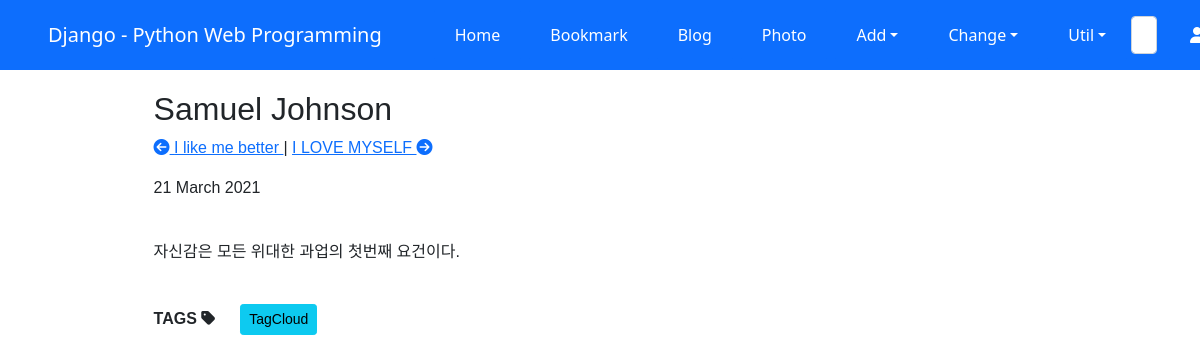
The page /blog/post/samuel-johnson/ on the database its author committed.
### blog/models.py (models this page shows, shortened)
class Post(models.Model):
    title = models.CharField(verbose_name='TITLE', max_length=50) # 2
    slug = models.SlugField('SLUG', unique=True, allow_unicode=True, help_text='one word for title alias.') # 3
    description = models.CharField('DESCIPTION', max_length=50, blank=True, help_text='simple description text.') # 4
    content = models.TextField('CONTENT') # 5
    create_dt = models.DateTimeField('CREATE DATE', auto_now_add=True) # 6
    modify_dt = models.DateTimeField("MODIFY DATE", auto_now=True) # 7
    tags = TaggableManager(blank=True)
    owner = models.ForeignKey(User, on_delete=models.CASCADE, verbose_name="OWNER", blank=True, null=True)
    class Meta:  # 8
        verbose_name = 'post' # 9
        verbose_name_plural = 'posts' # 10
        db_table = 'blog_posts' # 11
        ordering = ('-modify_dt',) # 12
    def __str__(self): # 13
        return self.title
    def get_absolute_url(self): # 14
        return reverse("blog:post_detail", args=(self.slug,))
    def get_previous(self): # 15
        return self.get_previous_by_modify_dt()
    def get_next(self): # 16
        return self.get_next_by_modify_dt()

### blog/views.py (the view)
# urls.py: re_path(r'^post/(?P<slug>[-\w]+)/$', views.PostDV.as_view(), name='post_detail'),
class PostDV(DetailView):
    model = Post
    def get_context_data(self, **kwargs):
        context = super().get_context_data(**kwargs)
        context['disqus_short'] = f"{settings.DISQUS_SHORTNAME}"
        context['disqus_id'] = f"post-{self.object.id}-{self.object.slug}"
        context['disqus_url'] = f"{settings.DISQUS_MY_DOMAIN}{self.object.get_absolute_url()}"
        context['disqus_title'] = f"{self.object.slug}"
        return context

### blog/templates/blog/post_detail.html (shortened to what this page needs)
{% extends 'base.html' %}
{% block content %}
<div class="post-body">
<h2>{{ object.title }}</h2>
<p>
    {% if object.get_previous %}
    <a href="{{ object.get_previous.get_absolute_url }}" title="View previous post">
        <i class="fas fa-arrow-circle-left"></i> {{ object.get_previous }}
    </a>
    {% endif %}
    |
    {% if object.get_next %}
    <a href="{{ object.get_next.get_absolute_url }}" title="View next post">
        {{ object.get_next }}
        <i class="fas fa-arrow-circle-right"></i>
    </a>
    {% endif %}
</p>
<p>{{ object.create_dt|date:"j F Y" }}</p>
<br>
<div class="body">
    {{ object.content|linebreaks }}
</div>
<br>
<div>
    <b>TAGS</b>
    <i class="fas fa-tag"></i>
    {% load taggit_templatetags2_tags %}
    <a href="{% url 'blog:tag_cloud' %}">
        <span class="btn btn-info btn-sm">TagCloud</span>
    </a>
</div>
    <br>
</div>
{% endblock content %}

### blog/templates/blog/post_detail.html (style rules this page uses)
.post-body { width: 80%; margin: auto; font-family: "Lucida Grande", Verdana, Arial, sans-serif; font-size: 16px; }

### rows shown on the page
Post: title "Samuel Johnson", get_previous "I like me better", get_next "I LOVE MYSELF", create_dt "21 March 2021", content "자신감은 모든 위대한 과업의 첫번째 요건이다."
